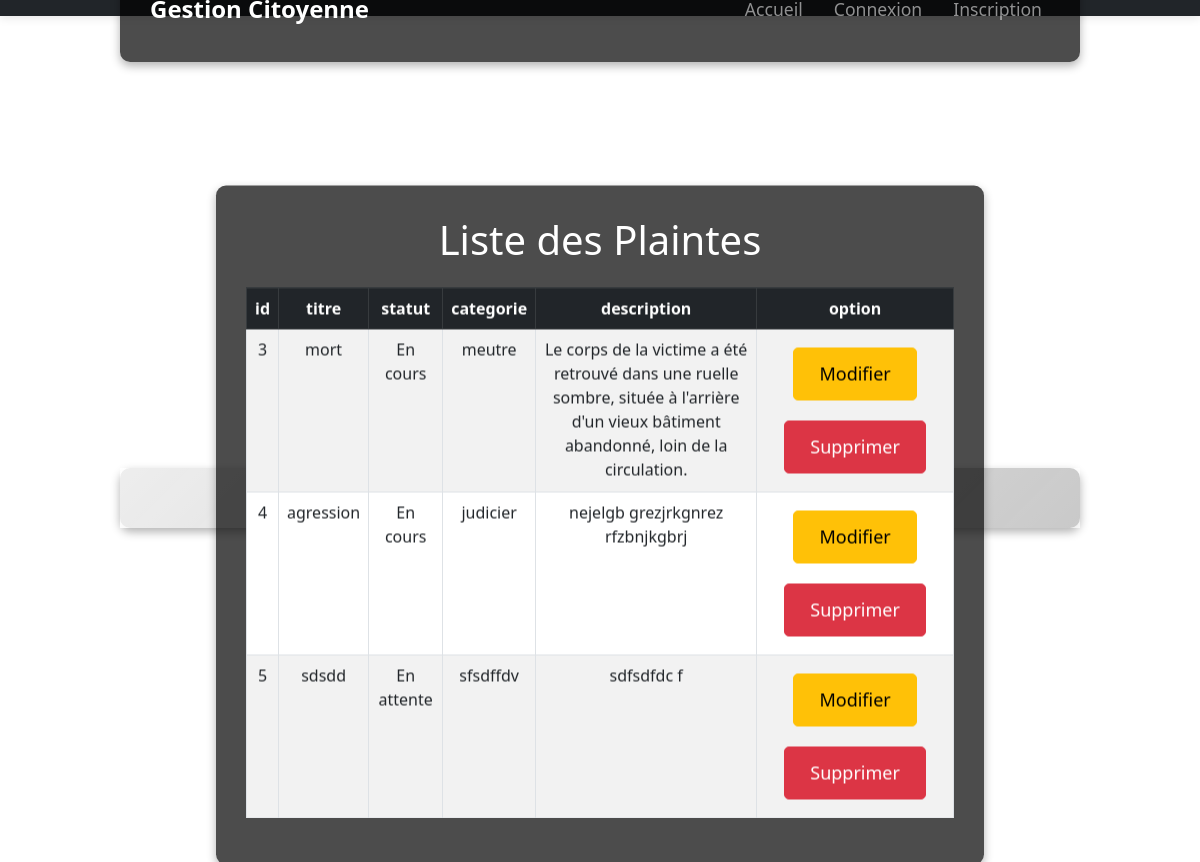
Page /liste_plainte/ on the committed database.
### plainte/models.py (models this page shows, shortened)
class Plainte(models.Model):
    STATUTS = [
        ('En attente', 'En attente'),
        ('En cours', 'En cours'),
        ('Résolu', 'Résolu'),
    ]
    utilisateur = models.ForeignKey(User, on_delete=models.CASCADE)  # Lien avec l'utilisateur
    titre = models.CharField(max_length=255)  # Nouveau champ pour le titre
    description = models.TextField()
    categorie = models.CharField(max_length=100)  # Nouveau champ pour la catégorie
    statut = models.CharField(max_length=20, choices=STATUTS, default='En attente')  # Champ pour le statut
    date_creation = models.DateTimeField(auto_now_add=True)

### plainte/views.py (the view)
# urls.py: path('liste_plainte/', liste_plainte, name='liste_plainte'),
def liste_plainte(request):
    plainte= Plainte.objects.all()
    return render(request, 'plainte/liste_plainte.html', {'plaintes': plainte})

### plainte/templates/plainte/liste_plainte.html (shortened to what this page needs)
{% extends 'plainte/base.html' %}
{% load static %}
{% block content %}
    <div class="background-container-light">
    </div>
    <div class="container mt-4">
        <h1 class="text-center mb-4 animate__animated animate__bounceIn">Liste des Plaintes</h1>
        <table class="table table-striped table-bordered animate__animated animate__fadeIn">
            <thead class="table-dark">
                <tr>
                    <th>id</th>
                    <th>titre</th>
                    <th>statut</th>
                    <th>categorie</th>
                    <th>description</th>
                    <th>option</th>
                </tr>
            </thead>
            <tbody>
                {% for plainte in plaintes %}
                <tr class="animate__animated animate__fadeInUp">
                    <td>{{ plainte.id }}</td>
                    <td>{{ plainte.titre }}</td>
                    <td>{{ plainte.statut }}</td>
                    <td>{{ plainte.categorie }}</td>
                    <td>{{ plainte.description }}</td>
                    <td>
                        <a href="{% url 'modifier_plainte' plainte.id %}" class="btn btn-warning btn-sm">Modifier</a>
                        <a href="{% url 'supprimer_plainte' plainte.id %}" class="btn btn-danger btn-sm">Supprimer</a>
                    </td>
                </tr>
                {% endfor %}
            </tbody>
        </table>
    </div>
{% endblock %}

### static/css/style.css (style rules this page uses)
* { margin: 0; padding: 0; box-sizing: border-box; }
.container { position: absolute; top: 55%; left: 50%; transform: translate(-50%, -50%); background: rgba(0, 0, 0, 0.7); padding: 30px; border-radius: 10px; box-shadow: 0 4px 10px rgba(0, 0, 0, 0.3); text-align: center; color: white; width: 80%; }
h1 { color: white; margin-bottom: 20px; }
.btn { margin: 10px; padding: 12px 25px; font-size: 18px; border-radius: 5px; transition: background 0.3s ease-in-out, transform 0.3s ease-in-out; }
.background-container-light { position: fixed; top: 0; left: 0; width: 100%; height: 100%; z-index: -1; overflow: hidden; }

### rows in the picture
Plainte: id "3", titre "mort", statut "En cours", categorie "meutre", description "Le corps de la victime a été retrouvé dans une ruelle sombre, située à l'arrière d'un vieux bâtiment abandonné, loin de la circulation."
Plainte: id "4", titre "agression", statut "En cours", categorie "judicier", description "nejelgb grezjrkgnrez rfzbnjkgbrj"
Plainte: id "5", titre "sdsdd", statut "En attente", categorie "sfsdffdv", description "sdfsdfdc f"
